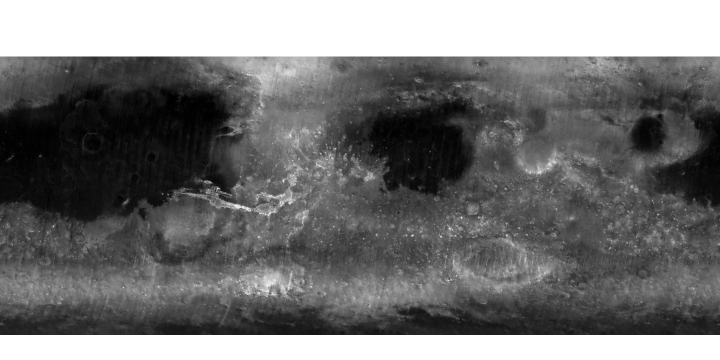
#> input picture data/ti_grid.png, 1440 x 720 px (shown at 1/2 size)
$ python v12.py
#> lines starting #> are read from the running program, lines starting #| are printed output that depends on the picture; after the words box and inside, x2 and y2 are one past the last pixel; in counts of white or black regions, pixels touching at a corner belong together
# v12: "Ground" layer = walking conditions interpreted from MGS TES thermal inertia (Mars Trek TES_Thermal_Inertia).
# Classes (J m-2 K-1 s-1/2): <100 soft dust, 100-250 sand, 250-400 coarse sand / duricrust / scattered rock, >400 rock & bedrock.
import numpy as np
import os as _os, sys as _sys; _sys.path.insert(0, _os.path.dirname(_os.path.abspath(__file__))); from paths import ROOT, RAW, TOOLS
from PIL import Image
S=ROOT+'/'
CL=[(0,100,(224,71,60)),(100,250,(242,182,50)),(250,400,(156,204,74)),(400,1e9,(47,174,97))]
idx=np.array(Image.open(S+'data/ti_grid.png')).astype(float); nod=idx==255; ti=25+idx/250*575
#> after `nod = idx == 255`:
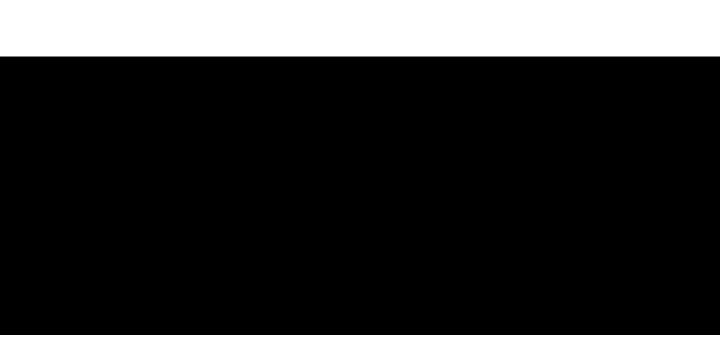
#> nod: shape (720, 1440) bool (shown at 1/2 size); 22.6% white; 2 white regions, box (x1, y1, x2, y2) and area: (0, 0, 1440, 113) 162720, (0, 670, 1440, 720) 72000
H,W=ti.shape; rgba=np.zeros((H,W,4),np.uint8)
#> after `H, W = ti.shape`: H = 720; W = 1440
for lo,hi,c in CL:
    m=(ti>=lo)&(ti<hi)&~nod; rgba[m,:3]=c; rgba[m,3]=255
#> this loop made 4 passes
#> pass 1, `m = (ti >= lo) & (ti < hi) & ~nod`:
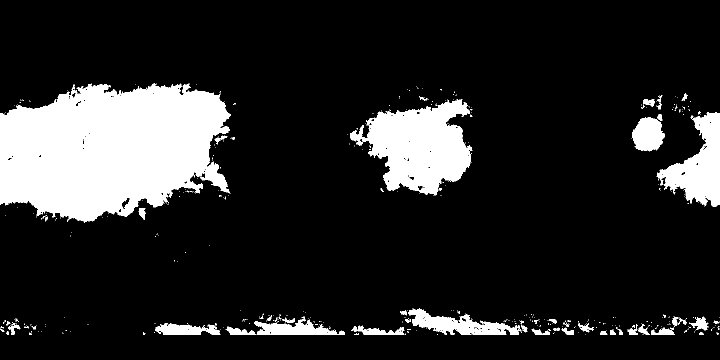
#> m: shape (720, 1440) bool (shown at 1/2 size); 15% white; 484 white regions (431 under 20 px), largest, box (x1, y1, x2, y2) and area: (0, 166, 462, 446) 95984, (700, 198, 945, 392) 27347, (1313, 224, 1440, 414) 11577
#> after the loop:
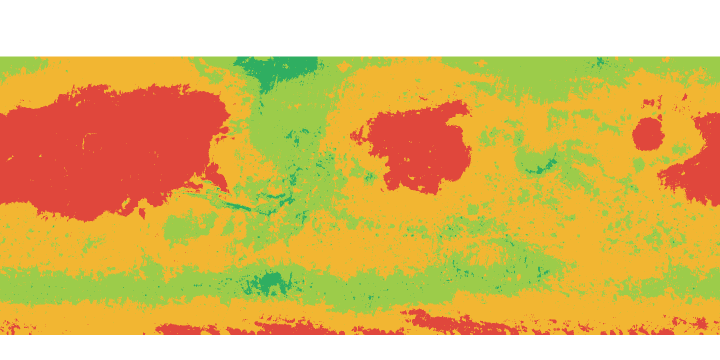
#> rgba: shape (720, 1440, 4) (shown at 1/2 size); mean of channels 0, 1, 2, 3 163.6, 128.7, 45.9, 197.3; transparent parts drawn white
Image.fromarray(rgba,'RGBA').save(S+'img/global_ground.png',optimize=True)
# globe texture: class colors over the grayscale Basic image; no-data (poles) = plain grayscale
vis=np.array(Image.open(S+'img/globe_vis.jpg').convert('L').resize((2048,1024),Image.LANCZOS)).astype(float)
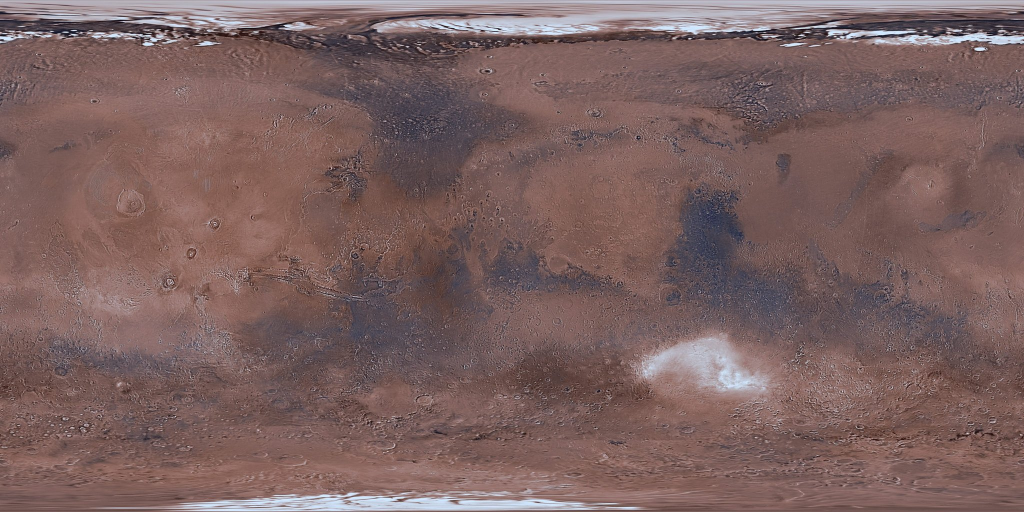
#> input picture img/globe_vis.jpg, 2048 x 1024 px (shown at 1/2 size)
cls=np.array(Image.fromarray(rgba,'RGBA').resize((2048,1024),Image.NEAREST)).astype(float)
g=np.stack([vis]*3,-1)*0.85; a=(cls[...,3:4]/255)*0.62
#> after `g = np.stack([vis] * 3, -1) * 0.85`:
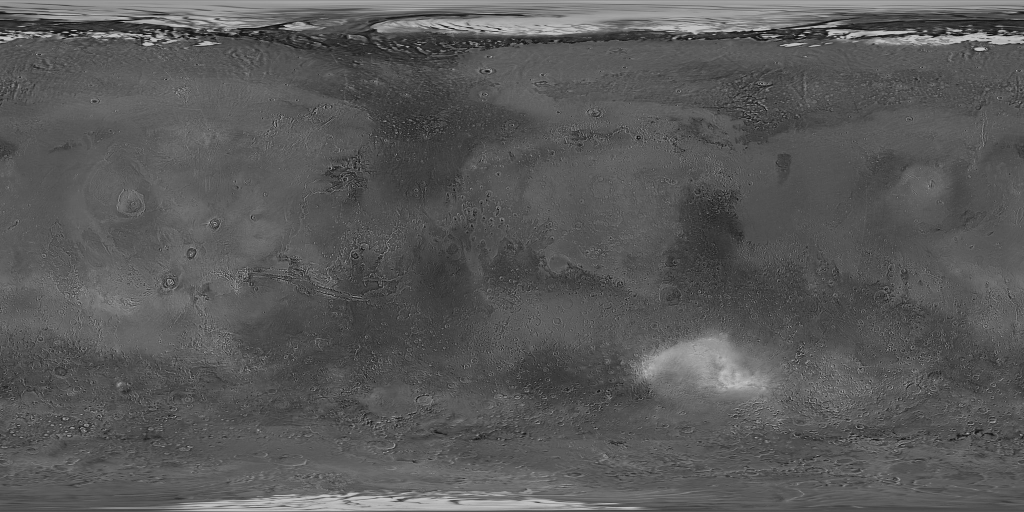
#> g: shape (1024, 2048, 3) float64 (shown at 1/2 size); min 0.85, max 214.2, mean 89
#> after `a = cls[..., 3:4] / 255 * 0.62`:
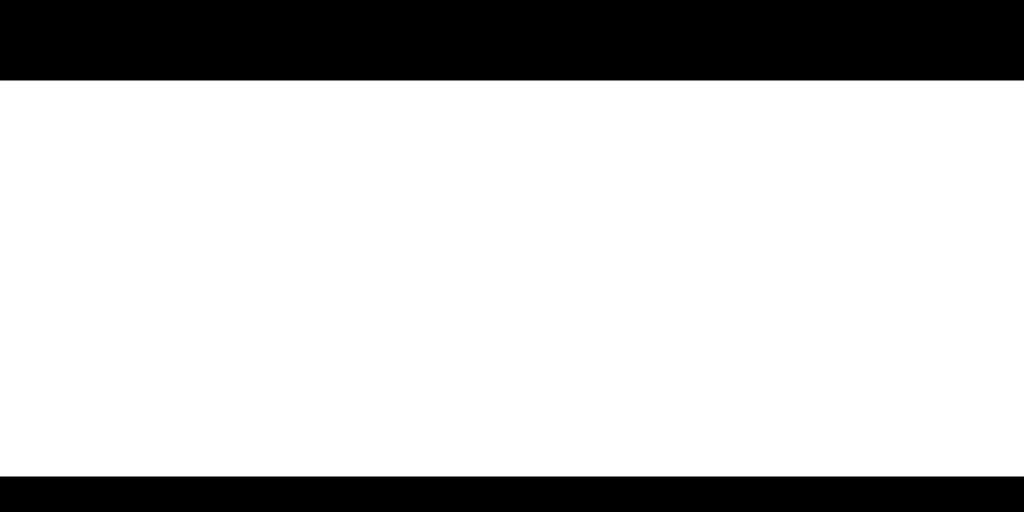
#> a: shape (1024, 2048, 1) float64 (shown at 1/2 size); values 0 (black) and 0.62 (white), 77.3% white; 2 black regions, box (x1, y1, x2, y2) and area: (0, 0, 2048, 161) 329728, (0, 953, 2048, 1024) 145408
out=g*(1-a)+cls[...,:3]*a*(0.55+0.45*vis[...,None]/255*1.6)
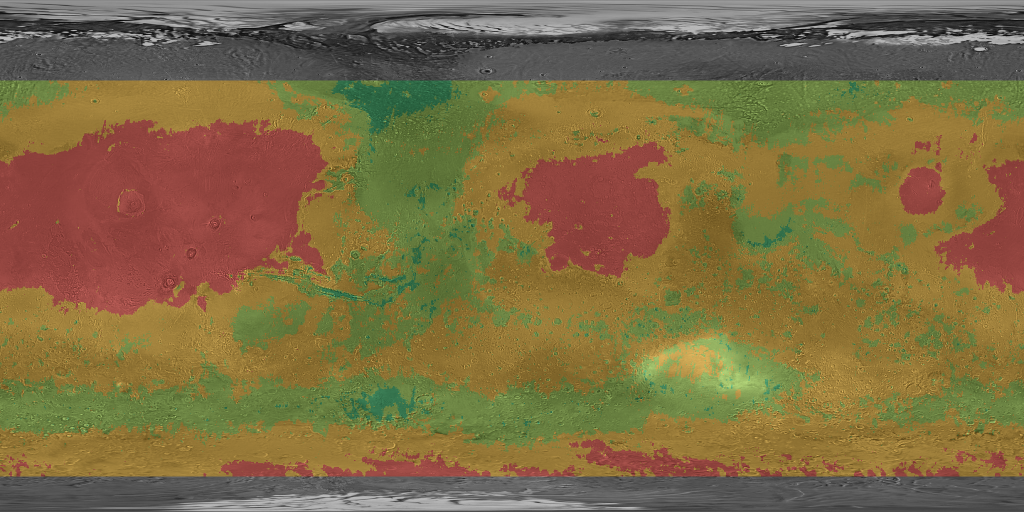
#> out: shape (1024, 2048, 3) float64 (shown at 1/2 size); mean of channels 0, 1, 2 132.8, 114.2, 71.7; drawn with min black and max white
Image.fromarray(np.clip(out,0,255).astype(np.uint8)).save(S+'img/globe_ground.jpg',quality=86)
for lo,hi,c in CL: print(lo,hi,'%.1f%%'%((((ti>=lo)&(ti<hi)&~nod).sum())/(~nod).sum()*100))
